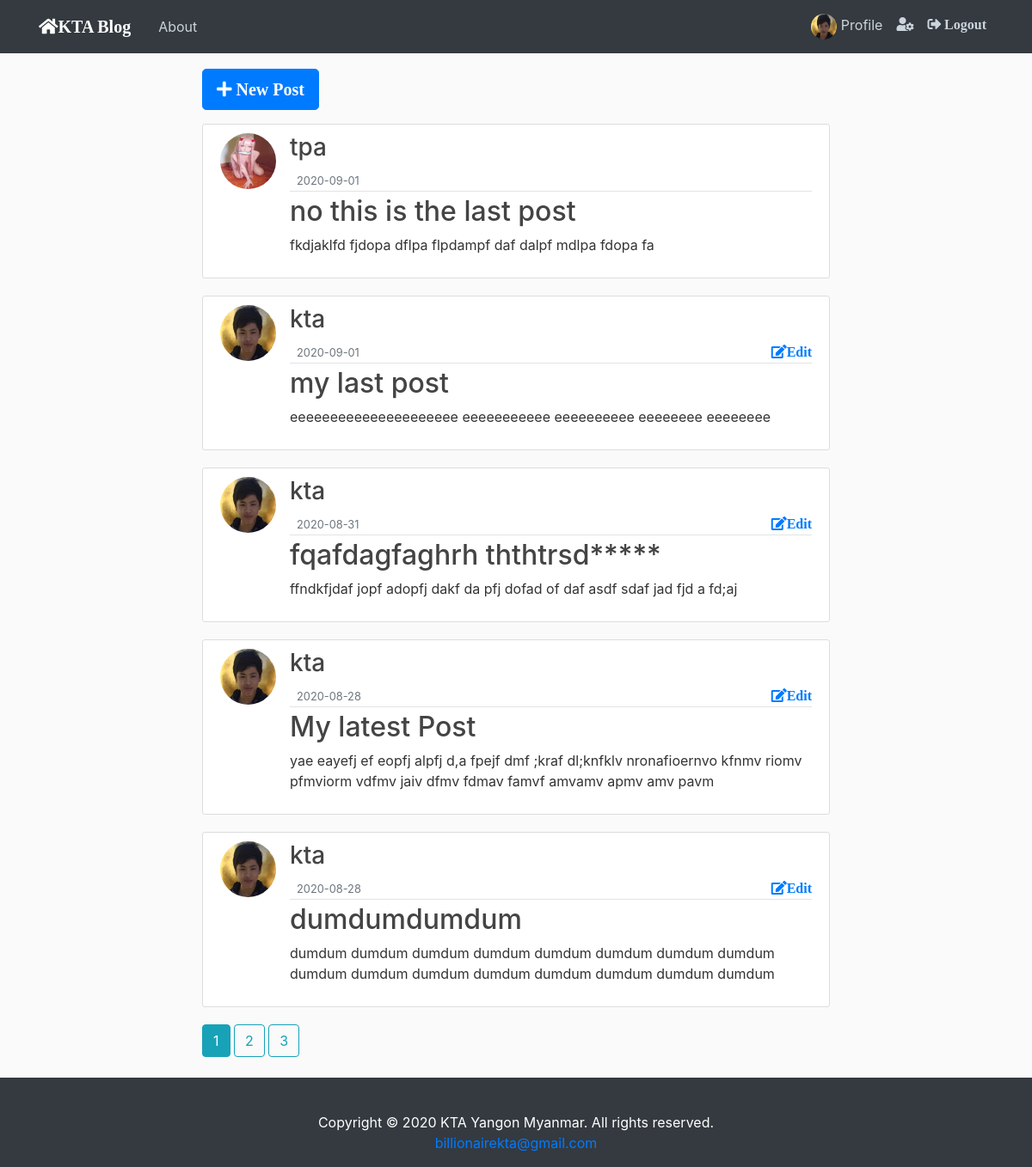
The page /home (signed in) on the database as committed earlier.
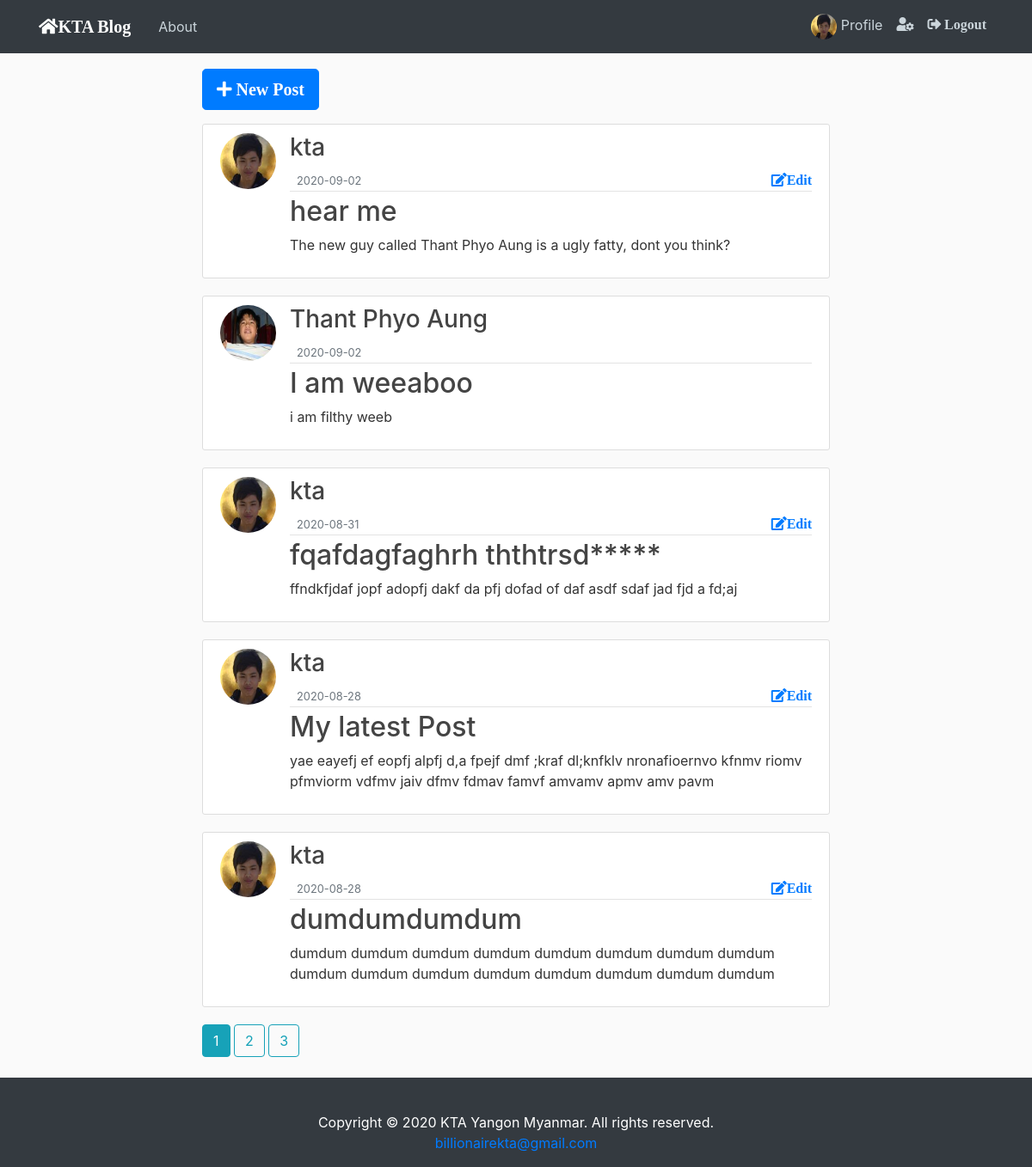
The same page on the database as committed later.
### flaskblog/model.py (models this page shows, shortened)
class User(db.Model, UserMixin):
    id = db.Column(db.Integer, primary_key=True)
    username = db.Column(db.String(20), unique=True, nullable=False)
    email = db.Column(db.String(120), unique=True, nullable=False)
    image_file = db.Column(db.String(20), nullable=False, default='default.jpg')
    password = db.Column(db.String(60), nullable=False)
    posts = db.relationship('Post', backref='author', lazy=True)

class Post(db.Model):
    id = db.Column(db.Integer, primary_key=True)
    title = db.Column(db.String(100), nullable=False)
    date_posted = db.Column(db.DateTime, nullable=False, default=datetime.utcnow)
    content = db.Column(db.Text, nullable=False)
    user_id = db.Column(db.Integer, db.ForeignKey('user.id'), nullable=False)

### flaskblog/main/route.py (the view)
@main.route("/")
@main.route('/home')
@login_required
def home():
    page = request.args.get('page', 1, type=int)
    posts = Post.query.order_by(Post.date_posted.desc()).paginate(page=page, per_page=5)
    return render_template('index.html', posts=posts)

### flaskblog/model.py (called while the page is built)
@login_manager.user_loader
def load_user(user_id):
    return User.query.get(int(user_id))

### flaskblog/templates/index.html
{% extends "base.html" %}
{% block body %}
     {% if current_user.is_authenticated %}
        <a href="{{ url_for('posts.new_post') }}" class="btn btn-primary btn-lg mb-3" role="button" aria-disabled="true"><i style="color: light;" class="fas fa-plus"> New Post</i></a>
     {% endif %}
     {% for post in posts.items %}
        <article class="media content-section">
          <img class="rounded-circle article-img" src="{{ url_for('static', filename='profile_pics/' + post.author.image_file) }}">
          <div class="media-body">
            <div class="article-metadata">
                <a class="mr-2" href="{{ url_for('users.user_posts', username=post.author.username) }}"><h3>{{ post.author.username }}</h3></a>
              <small class="text-muted">{{ post.date_posted.strftime('%Y-%m-%d') }}</small>
                {% if post.author == current_user %}
                <a class="float-right" href="{{ url_for('posts.post', post_id=post.id) }}"><i style="color: light;" class="fas fa-edit">Edit</i></a>
                {% endif %}
            </div>
            <h2><a class="article-title" href="{{ url_for('posts.post', post_id=post.id) }}">{{ post.title }}</a></h2>
            <p class="article-content">{{ post.content }}</p>
          </div>
        </article>
    {% endfor %}
    {% for page_num in posts.iter_pages(left_edge=1, right_edge=1, left_current=1, right_current=2) %}
      {% if page_num %}
        {% if posts.page == page_num %}
          <a class="btn btn-info mb-4" href="{{ url_for('main.home', page=page_num) }}">{{ page_num }}</a>
        {% else %}
          <a class="btn btn-outline-info mb-4" href="{{ url_for('main.home', page=page_num) }}">{{ page_num }}</a>
        {% endif %}
      {% else %}
        ...
      {% endif %}
    {% endfor %}
{% endblock %}

### flaskblog/templates/base.html (shortened to what this page needs)
<!DOCTYPE html>
<html>
    <head>
        <link rel="stylesheet" href="https://stackpath.bootstrapcdn.com/bootstrap/4.5.2/css/bootstrap.min.css">
        <link rel="stylesheet" type="text/css" href="{{ url_for('static', filename='main.css') }}" />
        <link rel="stylesheet" href="https://use.fontawesome.com/releases/v5.7.0/css/all.css">
    </head>
    <body>
        <header class="site-header">
          <nav class="navbar navbar-expand-md navbar-light bg-dark fixed-top">
            <div class="container">
              <a class="navbar-brand mr-4" href="/"><span style="color: #FFFFFF; font-family: 'monospace; font-size:"><i style="color: light;" class="fas fa-home">KTA Blog</i></span></a>
              <div class="collapse navbar-collapse" id="navbarToggle">
                <div class="navbar-nav mr-auto">
                  <a class="nav-item nav-link" href="{{ url_for('main.about') }}">About</a>
                </div>
                <div class="navbar-nav mr-10">
                    {% if current_user.is_authenticated %}
                       <a class="nav-item nav-link" href="{{ url_for('users.profile') }}" title="profile">
                           <img style="height: 30px; width: 30px;" class="rounded-circle article-img mr-0" src="{{ url_for('static', filename='profile_pics/' + current_user.image_file) }}">
                           Profile
                       </a>
                       <a class="nav-item nav-link" href="{{ url_for('users.account') }}" title="Account Setting"><i style="color: light;" class="fas fa-user-cog"> </i></a>
                       <a class="nav-item nav-link" href="{{ url_for('users.logout') }}"><i style="color: light;" class="fas fa-sign-out-alt"> Logout</i></a>
                    {% else %}
                      <a class="nav-item nav-link" href="{{ url_for('users.login') }}"><i style="color: light;" class="fas fa-sign-in-alt"> Login</i></a>
                      <a class="nav-item nav-link" href="{{ url_for('users.register') }}">Register</a>
                    {% endif %}
                </div>
              </div>
            </div>
          </nav>
        </header>
        <main role="main" class="container">
          <div class="row">
            <div class="col-md-8 mx-auto">
              {% block body %}{% endblock %}
            </div>
          </div>
        </main>
    <footer class="page-footer font-small bg-dark pt-4">
  <div class="container-fluid text-center text-md-left">
  <div class="footer-copyright text-center py-3" style="color: white">Copyright &copy; 2020 KTA Yangon Myanmar. All rights reserved.<br>
    <a href="mailto:billionairekta@gmail.com">billionairekta@gmail.com</a>
  </div>
</footer>
    </body>
</html>

### flaskblog/static/main.css (style rules this page uses)
body { background: #fafafa; color: #333333; margin-top: 5rem; }
h1, h2, h3, h4, h5, h6 { color: #444444; }
.site-header .navbar-nav .nav-link { color: #cbd5db; }
.content-section { background: #ffffff; padding: 10px 20px; border: 1px solid #dddddd; border-radius: 3px; margin-bottom: 20px; }
.article-title { color: #444444; }
.article-content { white-space: pre-line; }
.article-img { height: 65px; width: 65px; margin-right: 16px; }
.article-metadata { padding-bottom: 1px; margin-bottom: 4px; border-bottom: 1px solid #e3e3e3 }

Rows that differ between the two databases and show on the page:
removed Post: image_file (picture), author.username "tpa", date_posted "2020-09-01", title "no this is the last post", content "fkdjaklfd fjdopa dflpa flpdampf daf dalpf mdlpa fdopa fa"
removed Post: image_file (picture), author.username "kta", date_posted "2020-09-01", title "my last post", content "eeeeeeeeeeeeeeeeeeeee eeeeeeeeeee eeeeeeeeee eeeeeeee eeeeeeee"
added Post: image_file (picture), author.username "kta", date_posted "2020-09-02", title "hear me", content "The new guy called Thant Phyo Aung is a ugly fatty, dont you think?"
added Post: image_file (picture), author.username "Thant Phyo Aung", date_posted "2020-09-02", title "I am weeaboo", content "i am filthy weeb"
